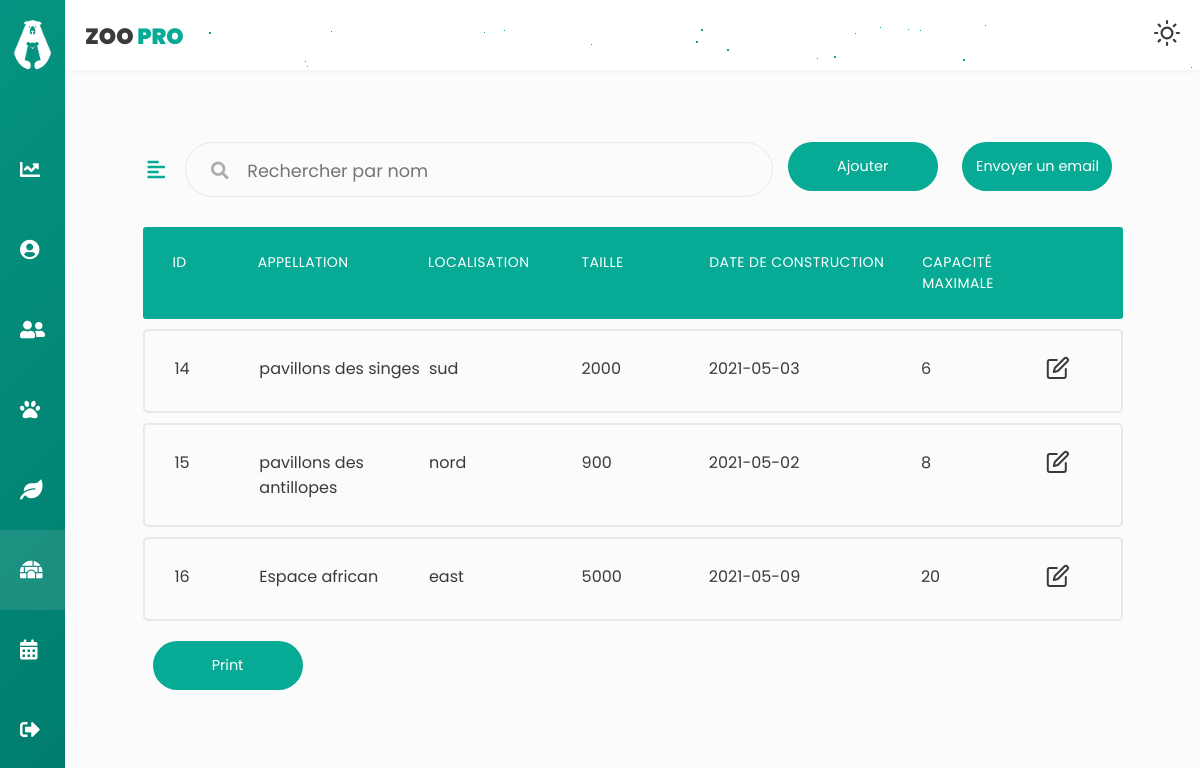
/enclos/trier/ID (signed in), run on the app's committed database.
### tables this page shows
CREATE TABLE `enclos` (
  `id` int(11) NOT NULL,
  `appellation` varchar(250) NOT NULL,
  `localisation` varchar(250) NOT NULL,
  `taille` float NOT NULL,
  `dateConstruction` date NOT NULL,
  `capaciteMaximale` float NOT NULL,
  `typeEnclos` varchar(250) NOT NULL,
  `photo` varchar(250) NOT NULL,
  `updated_by` int(11) DEFAULT NULL
);

### app/libraries/Core.php (called while the page is built, shortened)
<?php
  class Core {
    protected $currentMethod = 'index';
    public function __construct(){
      $url = $this->getUrl();
      if(isset($url[0])){
      if(file_exists('../app/controllers/' . ucwords($url[0]). '.php')){
        unset($url[0]);
      }
    }
      $this->currentController = new $this->currentController;
      if(isset($url[1])){
        if(method_exists($this->currentController, $url[1])){
          $this->currentMethod = $url[1];
          unset($url[1]);
        }
      }
      $this->params = $url ? array_values($url) : [];
      call_user_func_array([$this->currentController, $this->currentMethod], $this->params);
    }
    public function getUrl(){
      if(isset($_GET['url'])){
        $url = rtrim($_GET['url'], '/');
        $url = filter_var($url, FILTER_SANITIZE_URL);
        $url = explode('/', $url);
        return $url;
      }
    }
  }

### app/require.php (called while the page is built, shortened)
<?php
    require_once 'libraries/Core.php';
    require_once 'libraries/Controller.php';
    require_once 'libraries/Database.php';
    $init = new Core();

### public/index.php (called while the page is built)
<?php
    require_once '../app/require.php';

### app/libraries/Database.php (called while the page is built, shortened)
<?php
    class Database {
        private $dbHost = DB_HOST;
        private $dbUser = DB_USER;
        private $dbPass = DB_PASS;
        private $dbName = DB_NAME;
        private $statement;
        private $dbHandler;
        public function __construct() {
            $conn = 'mysql:host=' . $this->dbHost . ';dbname=' . $this->dbName;
            $options = array(
                PDO::ATTR_PERSISTENT => true,
                PDO::ATTR_ERRMODE => PDO::ERRMODE_EXCEPTION
            );
            try {
                $this->dbHandler = new PDO($conn, $this->dbUser, $this->dbPass, $options);
            } catch (PDOException $e) {
                $this->error = $e->getMessage();
                echo $this->error;
            }
        }
        public function query($sql) {
            $this->statement = $this->dbHandler->prepare($sql);
        }
        public function execute() {
            return $this->statement->execute();
        }
        public function resultSet() {
            $this->execute();
            return $this->statement->fetchAll();
        }
    }

### app/models/Enclo.php (called while the page is built, shortened)
<?php
class Enclo
{
    private $db;
    public function __construct()
    {
        $this->db = new Database;
    }
     public function getCapaciteSup()
    {
        $this->db->query('SELECT count(*) FROM `enclos` WHERE capaciteMaximale >= 7');
        return $this->db->resultSet();
    }
    public function getCapaciteInf()
    {
        $this->db->query('SELECT count(*) FROM `enclos` WHERE capaciteMaximale < 7');
        return $this->db->resultSet();
    }
    public function tri($case)
    {
        $this->db->query('SELECT * FROM enclos ORDER BY ' . $case);
        return $this->db->resultSet();
    }
}

### app/controllers/Enclos.php (the view, shortened to what this page needs)
<?php
class Enclos extends Controller
{
    public function __construct()
    {
        $this->encloModel = $this->model('Enclo');
    }
      public function trier($case = '')
    {
        $column = array("a" => "ID", "b" => "APPELLATION", "c" => "LOCALISATION", "d" => "TAILLE", "e" => "DATECONSTRUCTION", "f" => "CAPACITEMAXIMALE");
        if (array_search($case, $column)) {
            $tab = $this->encloModel->tri($case);
            $data = [
                'tab' => '',
                'sup' => '',
                'inf' => ''
            ];
            foreach ($tab as $key => $value) {
                $data['tab'] .= '<li class="table-row">
                    <div class="col col-1" data-label="ID">' . $value[0] . '</div>
                    <div class="col col-2" data-label="Appellation">' . $value[1] . '</div>
                    <div class="col col-3" data-label="Localisation">' . $value[2] . '</div>
                    <div class="col col-4" data-label="Taille">' . $value[3] . '</div>
                    <div class="col col-5" data-label="Date de construction">' . $value[4] . '</div>
                    <div class="col col-6" data-label="Capacite maximale">' . $value[5] . '</div>
                    <div class="col col-7">
                        <div class="col-buttons">
                            <button class="tab-btn"><i data-feather="edit"></i></button>
                        </div>
                    </div>
                </li>';
            }
        }
    }
}

### public/css/enclos.css (style rules this page uses)
.col-buttons { display: flex; justify-content: flex-end; align-items: center; -webkit-transform: translate(-50%, 0); transform: translate(-50%, 0); }
.responsive-table li { border-radius: 3px; padding: 25px 30px; display: flex; justify-content: space-between; margin-bottom: 10px; color: var(--tc); }
.responsive-table .table-row { background-color: transparent; border-radius: 5px; border: solid 2px #e8e8e9; }
.responsive-table .col-1 { flex-basis: 10%; }
.responsive-table .col-2 { flex-basis: 20%; }
.responsive-table .col-3 { flex-basis: 18%; }
.responsive-table .col-4 { flex-basis: 15%; }
.responsive-table .col-5 { flex-basis: 25%; }
.responsive-table .col-6 { flex-basis: 15%; }
.responsive-table .col-7 { flex-basis: 5%; }
.tab-btn { cursor: pointer; background: transparent; color: var(--tc); border: 0; outline: none; }

### data on the page
enclos: id "14", appellation "pavillons des singes", localisation "sud", taille "2000", dateConstruction "2021-05-03", capaciteMaximale "6"
enclos: id "15", appellation "pavillons des antillopes", localisation "nord", taille "900", dateConstruction "2021-05-02", capaciteMaximale "8"
enclos: id "16", appellation "Espace african", localisation "east", taille "5000", dateConstruction "2021-05-09", capaciteMaximale "20"
